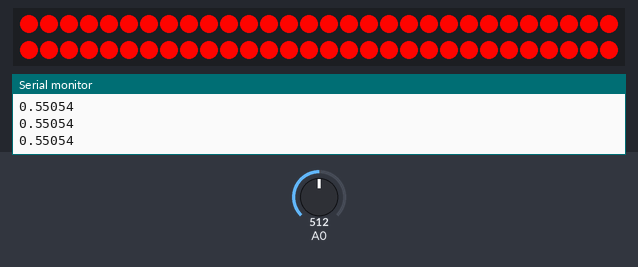
This sketch was run on a simulated Arduino Uno, built with avr-gcc and run on an emulated ATmega328P. Shown: 60 RGB LEDs in strip order, left to right, continuing on the next row, the last lines printed to the serial monitor. The test bench sets the inputs (shaded band); at power-on: A0 = 512.

Above: at 1.2 s.
1.3 s: A0 set to 122
At 1.9 s:
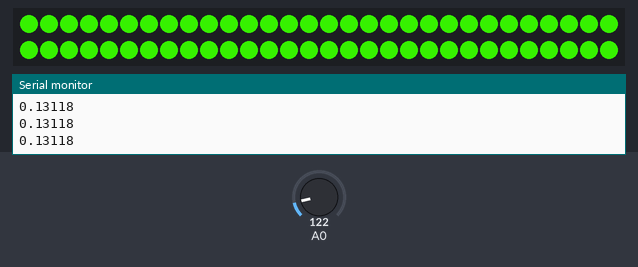
2.8 s: A0 set to 0
At 3.6 s:
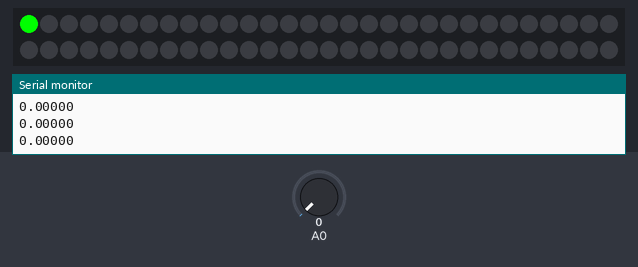
4.3 s: A0 set to 306
At 4.7 s:
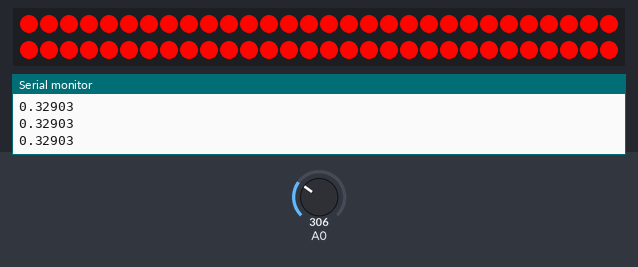
Timing chart, 0 to 7.3 s (numbered marks = the images above; inputs shaded):
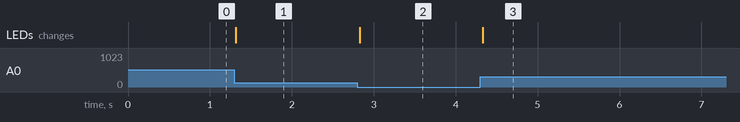

Measured:
- after the input at 1.3 s, the LEDs: change at once (image 1)
- after the input at 2.8 s, the LEDs: change at once (image 2)
- after the input at 4.3 s, the LEDs: change at once (image 3)

The sketch:

signal.ino
```cpp
#include <Adafruit_NeoPixel.h>

#define PIN 7
#define NUM_LEDS 60
Adafruit_NeoPixel strip(NUM_LEDS, PIN, NEO_GRB + NEO_KHZ800);

void setup() {
  analogReference(INTERNAL);
  Serial.begin(115200);
  strip.begin();
  strip.show();
}

void loop() {
  float voltage = analogRead(A0) * (1.1 / 1023.0);
  int ledsOn = map(voltage * 1000, 0, 110, 1, NUM_LEDS);
  int red = map(voltage * 1000, 0, 110, 0, 255);
  int green = 255 - red;
  strip.clear();
  for (int i = 0; i < ledsOn; i++) {
    strip.setPixelColor(i, strip.Color(red, green, 0));
  }
  strip.show();
  Serial.println(voltage, 5);
  delay(50);
}
```
